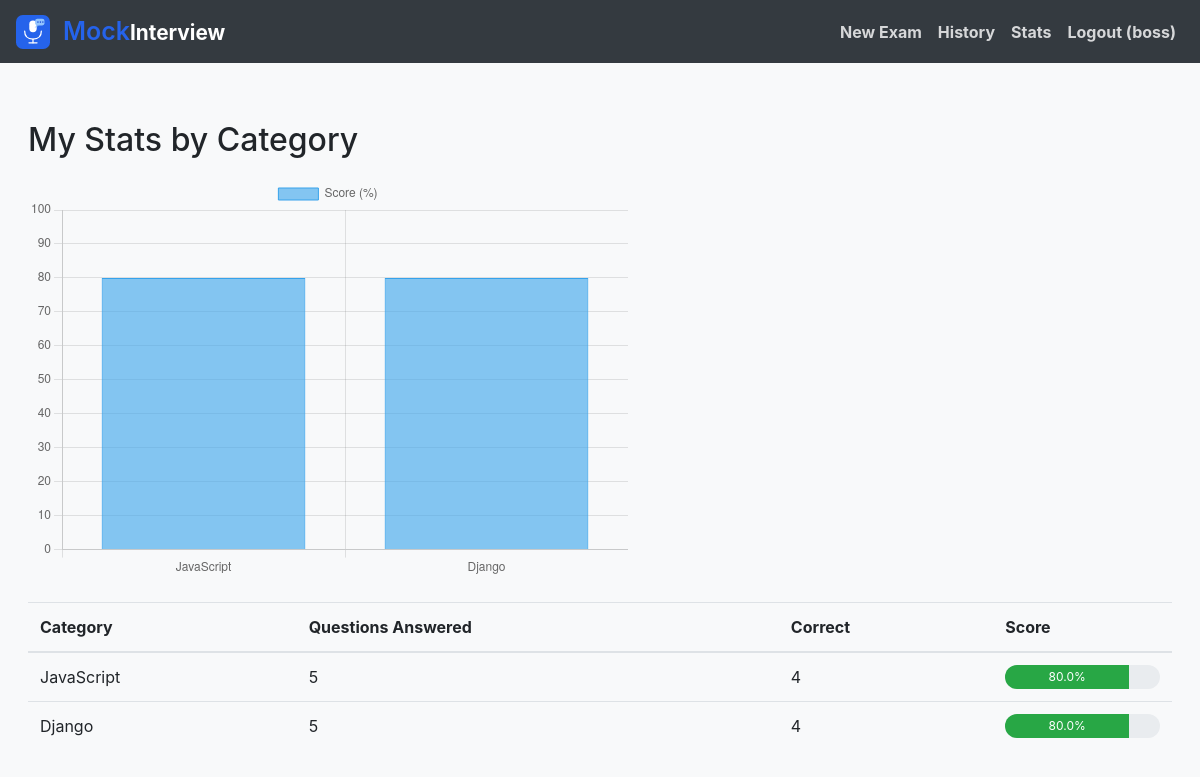
The app's page /stats (signed in) with its own data.
### interviews/models.py (models this page shows, shortened)
class User(AbstractUser):
    class Meta:
        app_label = 'interviews'

class Category(models.Model):
    name = models.CharField(max_length=64)
    icon = models.CharField(max_length=64, blank=True)

### interviews/views.py (the view)
# urls.py: path('stats', views.stats, name='stats'),
@login_required
def stats(request):
    categories = Category.objects.all()
    stats_data = []
    for category in categories:
        exam_questions = ExamQuestion.objects.filter(
            exam__user=request.user,
            exam__completed=True,
            question__category=category
        )
        total = exam_questions.count()
        correct = exam_questions.filter(is_correct=True).count()
        percentage = round((correct / total) * 100, 1) if total > 0 else 0
        stats_data.append({
            'category': category.name,
            'total': total,
            'correct': correct,
            'percentage': percentage
        })
    return render(request, 'interviews/stats.html', {
        'stats': stats_data
    })

### interviews/templates/interviews/stats.html (shortened to what this page needs)
{% extends "interviews/layout.html" %}
{% block body %}
<h2>My Stats by Category</h2>
{% if stats %}
<canvas id="statsChart" style="max-width: 600px; max-height: 400px; margin-top: 10px;"></canvas>
<table class="table mt-4">
    <thead>
        <tr>
            <th>Category</th>
            <th>Questions Answered</th>
            <th>Correct</th>
            <th>Score</th>
        </tr>
    </thead>
    <tbody>
        {% for stat in stats %}
        {% if stat.total > 0 %}
        <tr>
            <td>{{ stat.category }}</td>
            <td>{{ stat.total }}</td>
            <td>{{ stat.correct }}</td>
            <td>
                <div class="progress">
                    <div class="progress-bar {% if stat.percentage >= 80 %}bg-success{% elif stat.percentage >= 60 %}bg-warning{% else %}bg-danger{% endif %}"
                         style="width: {{ stat.percentage }}%">
                        {{ stat.percentage }}%
                    </div>
                </div>
            </td>
        </tr>
        {% endif %}
        {% endfor %}
    </tbody>
</table>
{% else %}
<p class="mt-3 text-muted">No stats yet. <a href="{% url 'interviews:new_exam' %}">Start an exam!</a></p>
{% endif %}
{% endblock %}
{% block scripts %}
<script>
    const labels = [{% for stat in stats %}{% if stat.total > 0 %}"{{ stat.category }}",{% endif %}{% endfor %}];
    const data = [{% for stat in stats %}{% if stat.total > 0 %}{{ stat.percentage }},{% endif %}{% endfor %}];
    if (labels.length > 0) {
        const ctx = document.getElementById('statsChart').getContext('2d');
        new Chart(ctx, {
            type: 'bar',
            data: {
                labels: labels,
                datasets: [{
                    label: 'Score (%)',
                    data: data,
                    backgroundColor: 'rgba(54, 162, 235, 0.6)',
                    borderColor: 'rgba(54, 162, 235, 1)',
                    borderWidth: 1
                }]
            },
            options: {
                scales: { y: { beginAtZero: true, max: 100 } }
            }
        });
    }
</script>
{% endblock %}

### interviews/templates/interviews/layout.html (shortened to what this page needs)
{% load static %}
<!DOCTYPE html>
<html lang="en">
<head>
    <link rel="stylesheet" href="https://stackpath.bootstrapcdn.com/bootstrap/4.4.1/css/bootstrap.min.css">
    <link rel="stylesheet" href="{% static 'interviews/styles.css' %}">
</head>
<body>
    <header class="header">
        <div class="header-container">
            <nav class="navbar navbar-expand-lg navbar-dark">
                <a class="navbar-brand d-flex align-items-center" href="#" style="gap: 8px;">
                    <span style="color: white; margin-left: 5px;"><span style="color:#2563EB; font-weight:600; font-size: larger;">Mock</span>Interview</span>
                </a>
                <div class="collapse navbar-collapse" id="navbarNav">
                    <div class="navbar-nav ml-auto">
                        {% if user.is_authenticated %}
                            <a class="nav-link" href="{% url 'interviews:new_exam' %}">New Exam</a>
                            <a class="nav-link" href="{% url 'interviews:history' %}">History</a>
                            <a class="nav-link" href="{% url 'interviews:stats' %}">Stats</a>
                            <a class="nav-link" href="{% url 'interviews:logout' %}">Logout ({{ user.username }})</a>
                        {% else %}
                            <a class="nav-link" href="{% url 'interviews:login' %}">Login</a>
                            <a class="nav-link" href="{% url 'interviews:register' %}">Register</a>
                        {% endif %}
                    </div>
                </div>
            </nav>
        </div>
    </header>
    <div style="display: flex; width: 100%; justify-content: center; margin-top: 30px;">
        <div style="display: flex; flex-direction: column; width: 100%; max-width: 1400px; min-height: 80vh; padding: 28px;">
            {% block body %}{% endblock %}
        </div>
    </div>
    {% block scripts %}{% endblock %}
</body>
</html>

### interviews/static/interviews/styles.css (style rules this page uses)
body { background-color: #f8f9fa; }
.navbar-brand { font-weight: bold; font-size: 1.3rem; }
.progress { height: 24px; border-radius: 12px; }

### interviews/templates/interviews/layout.html (style rules this page uses)
.header { background-color: #343a40; width: 100%; }
.header-container { max-width: 1400px; margin: 0 auto; width: 100%; }
.navbar-nav .nav-link { font-weight: bolder; color: rgba(255, 255, 255, 0.8) !important; }

### records on screen
User: username "boss"
Category: category "JavaScript"
Category: category "Django"

### other values on screen
{{ stat.total }} "5" "5"
{{ stat.correct }} "4" "4"
{{ stat.percentage }} "80.0" "80.0"
chart data {{ stat.category }} JavaScript, Django
chart data {{ stat.percentage }} 80.0, 80.0
